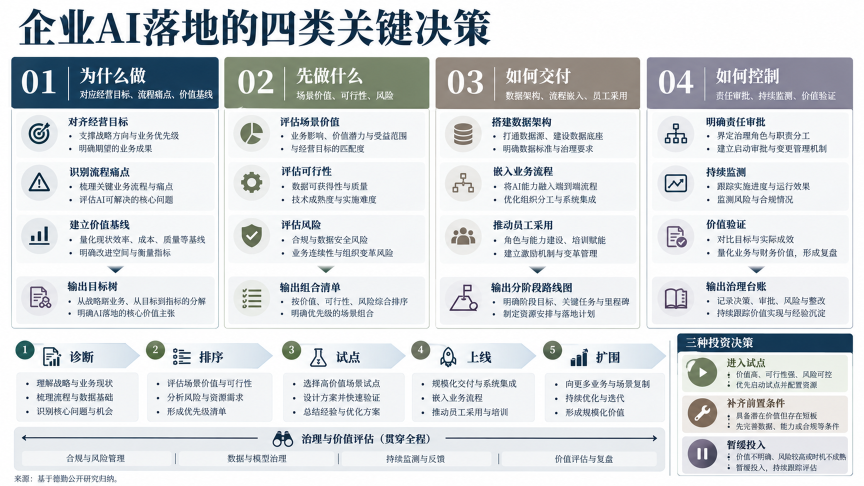
#> input picture docs/企业AI落地_复刻/003-企业AI落地.png, 1728 x 972 px, found by its file name (shown at 1/2 size)
$ python crop_regions.py
#> lines starting #> are read from the running program, lines starting #| are printed output that depends on the picture
#!/usr/bin/env python3
"""裁剪关键区域放大保存，供视觉核对"""
from PIL import Image

img = Image.open('/home/z/my-project/upload/003-企业AI落地.png').convert('RGB')
#> img is the input picture: PIL image 1728x972 RGB; mean R, G, B 215.1, 218.9, 221.7

crops = {
    'crop_flow.png':      (0, 620, 1290, 972),    # 底部五步流程 + 治理条
    'crop_right.png':     (1230, 590, 1728, 972), # 三种投资决策
    'crop_col1.png':      (0, 80, 460, 620),      # 栏1完整
    'crop_title.png':     (0, 0, 900, 90),        # 大标题
}
for name, box in crops.items():
    c = img.crop(box)
    w, h = c.size
    c = c.resize((int(w*1.6), int(h*1.6)), Image.LANCZOS)
    c.save(f'/home/z/my-project/scripts/{name}')
    print(name, c.size)
#> this loop made 4 passes
#> pass 1, `c = img.crop(box)`:
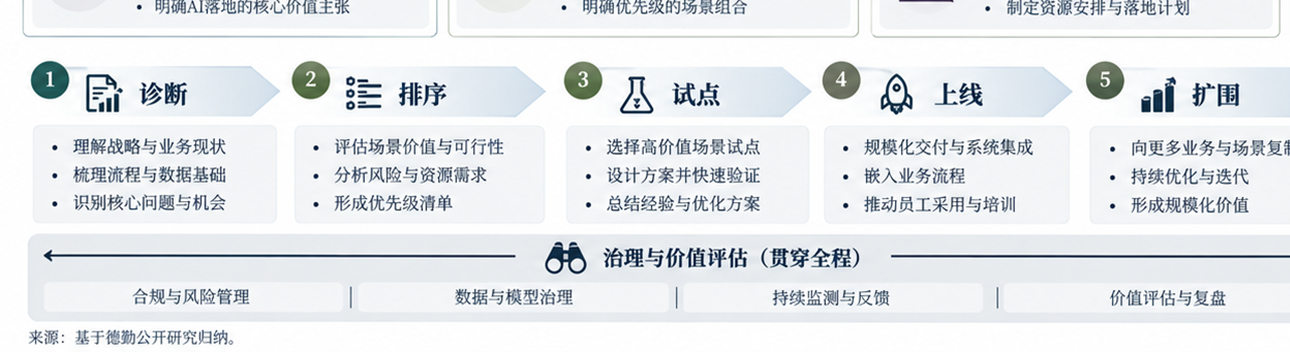
#> c: PIL image 1290x352 RGB; mean R, G, B 229.1, 232.5, 235.3
#> pass 1, `c = c.resize((int(w*1.6), int(h*1.6)), Image.LANCZOS)`:
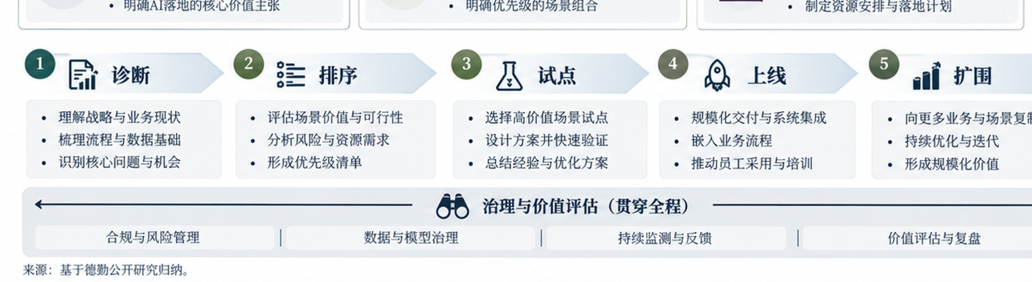
#> c: PIL image 2064x563 RGB (shown at 1/2 size); mean R, G, B 229.1, 232.4, 235.2
#> pass 2, `c = img.crop(box)`:
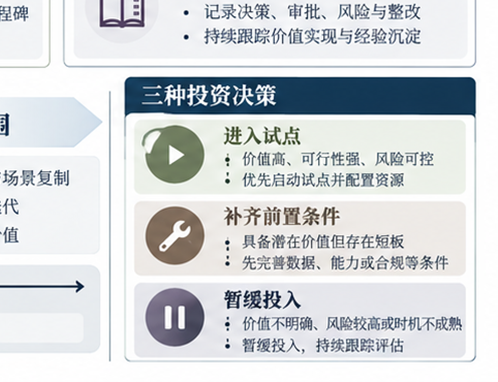
#> c: PIL image 498x382 RGB; mean R, G, B 211.4, 215.2, 217.8
#> pass 2, `c = c.resize((int(w*1.6), int(h*1.6)), Image.LANCZOS)`:
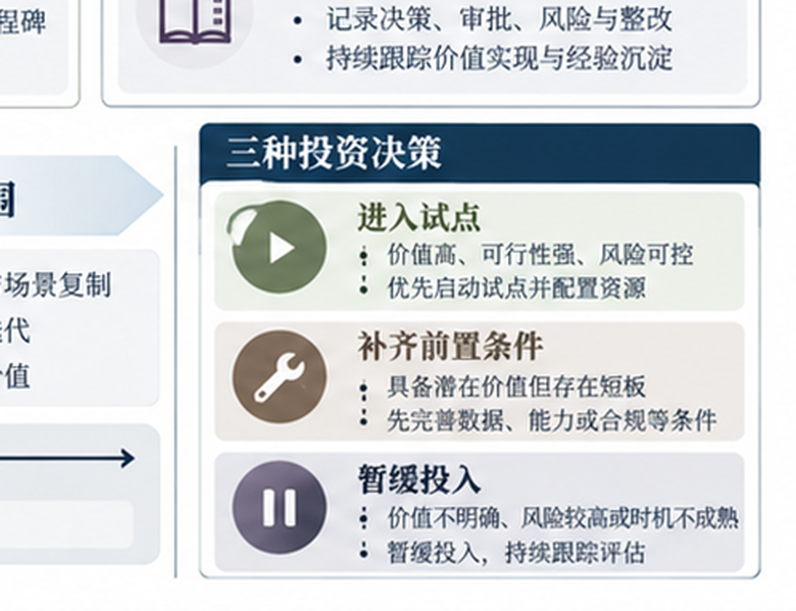
#> c: PIL image 796x611 RGB; mean R, G, B 211.3, 215.1, 217.8
#> after the loop:
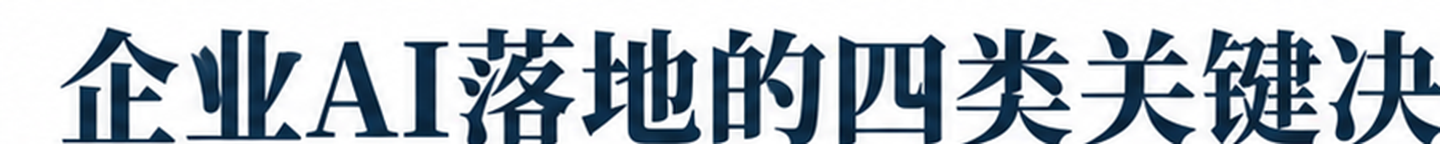
#> c: PIL image 1440x144 RGB; mean R, G, B 177.5, 186.5, 194.5

$ run again, with examples/gallery/build/shot.png copied over docs/企业AI落地_复刻/003-企业AI落地.png
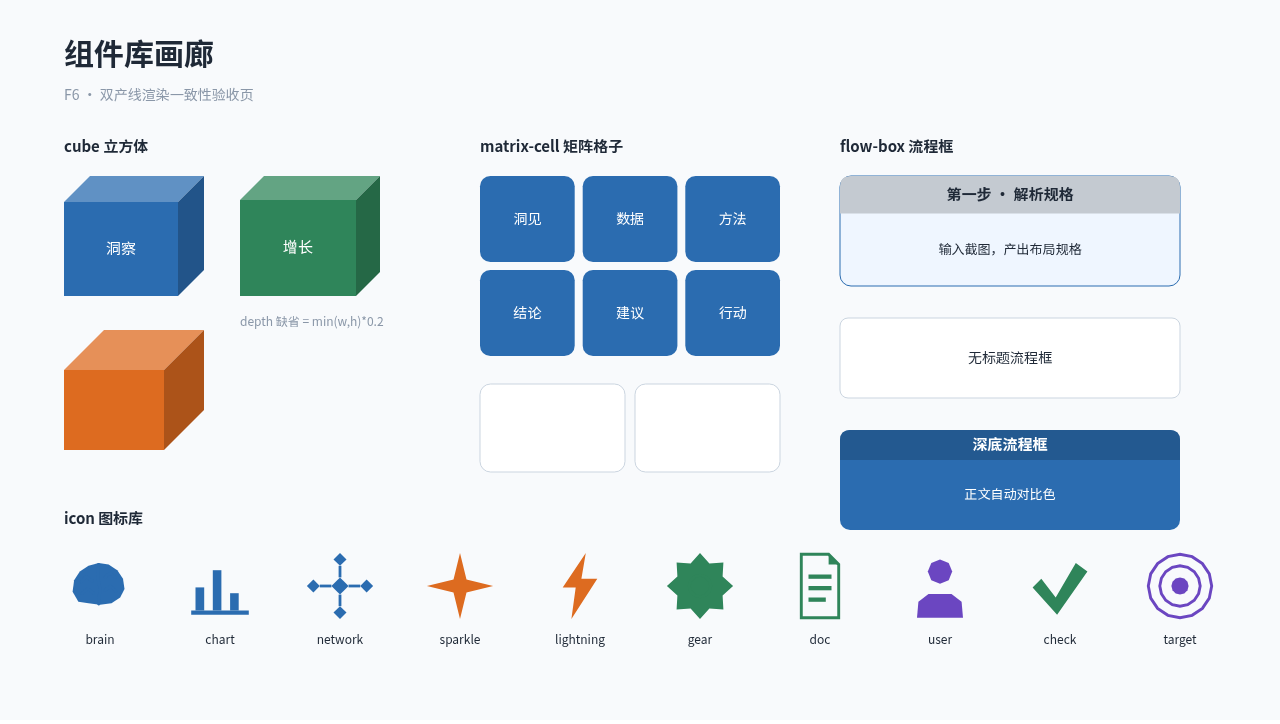
#> input picture examples/gallery/build/shot.png, 1280 x 724 px, found by its file name
#> img is the input picture: PIL image 1280x724 RGB; mean R, G, B 218.3, 226.8, 234.1
#> the loop `for name, box in crops.items():` made 4 passes
#> pass 1, `c = img.crop(box)`:
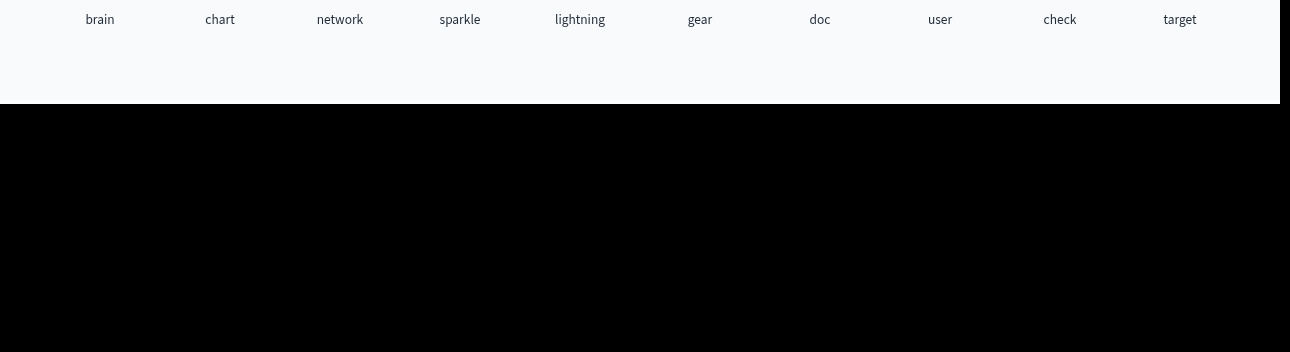
#> c: PIL image 1290x352 RGB; mean R, G, B 72.4, 72.9, 73.5
#> after the loop `for name, box in crops.items():`:
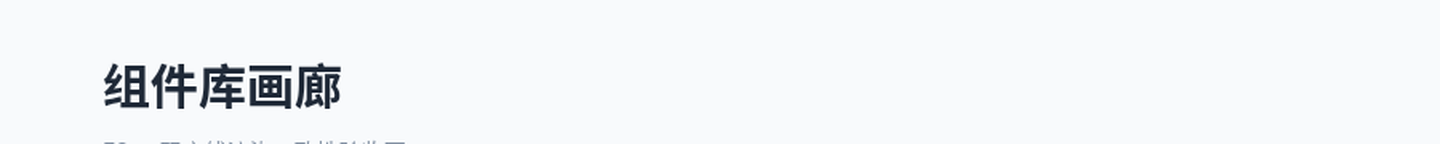
#> c: PIL image 1440x144 RGB; mean R, G, B 242.2, 244.4, 246.7
